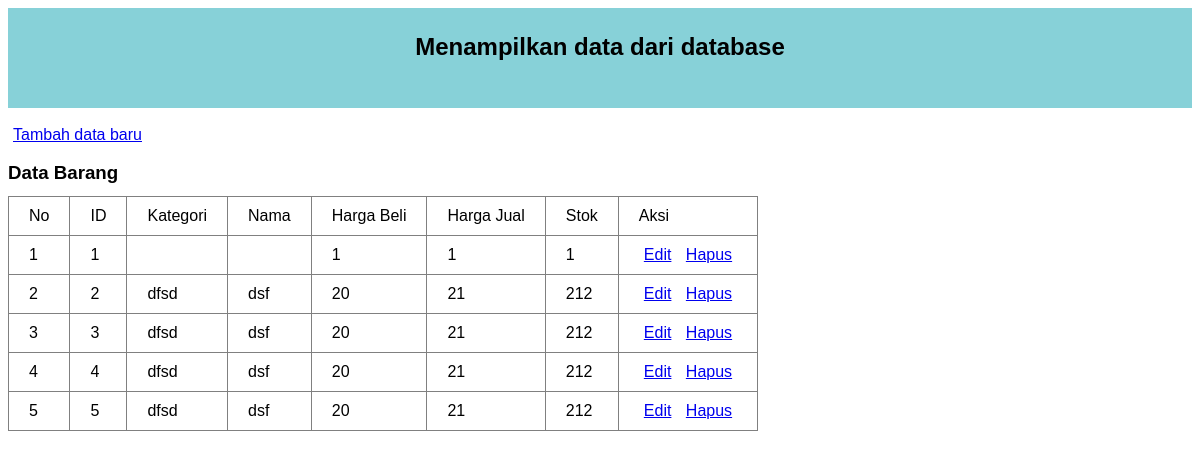
The page / on the database its author committed.
### tables this page shows
CREATE TABLE `barang` (
  `id` int NOT NULL,
  `kategori` varchar(255) NOT NULL,
  `nama` varchar(255) NOT NULL,
  `harga_beli` int NOT NULL,
  `harga_jual` int NOT NULL,
  `stok` int NOT NULL
);

### index.php (the view, shortened to what this page needs)
<!DOCTYPE html>
<html>
<head>
    <link rel="stylesheet" href="style.css">
</head>
<body>
    <div class="judul">
        <h2> Menampilkan data dari database<h2>
    </div>
    <a class="tombol" href="input.php"> Tambah data baru</a>
    <h3>Data Barang</h3>
    <table border='1' class="table">
        <tr>
            <td>No</td>
            <td>ID</td>
            <td>Kategori</td>
            <td>Nama</td>
            <td>Harga Beli</td>
            <td>Harga Jual</td>
            <td>Stok</td>
            <td>Aksi</td>
        </tr>
        <?php
            include "koneksi.php" ;
            $brg = $host->query("select * from barang") ;
            $nomor = 1 ;
            while($data = mysqli_fetch_array($brg)){
                ?>
        <tr>
            <td><?php echo $nomor ?></td>
            <td><?php echo $data['id'] ?></td>
            <td><?php echo $data['kategori'] ?></td>
            <td><?php echo $data['nama'] ?></td>
            <td><?php echo $data['harga_beli'] ?></td>
            <td><?php echo $data['harga_jual'] ?></td>
            <td><?php echo $data['stok'] ?></td>
            <td><a href="edit.php?id=<?php echo $data['id'] ?> ">Edit</a>
                <a href="hapus.php?id=<?php echo $data['id'] ?> ">Hapus</a>
            </td>
        </tr>
        <?php
        $nomor++;
            }
        ?>
    </table>
    <html

### style.css (style rules this page uses)
body { font-family: "Arial"; color: "#000"; }
.judul { background: #87d1d8; padding: 5px; text-align: center; }
.judul h1, h2, h3 { height: 15px; }
a { padding: 5px; }
.table { border-collapse: collapse; }
table.table th th, table.table tr td { padding: 10px 20px; }

### rows shown on the page
barang: id "1", harga_beli "1", harga_jual "1", stok "1"
barang: id "2", kategori "dfsd", nama "dsf", harga_beli "20", harga_jual "21", stok "212"
barang: id "3", kategori "dfsd", nama "dsf", harga_beli "20", harga_jual "21", stok "212"
barang: id "4", kategori "dfsd", nama "dsf", harga_beli "20", harga_jual "21", stok "212"
barang: id "5", kategori "dfsd", nama "dsf", harga_beli "20", harga_jual "21", stok "212"
